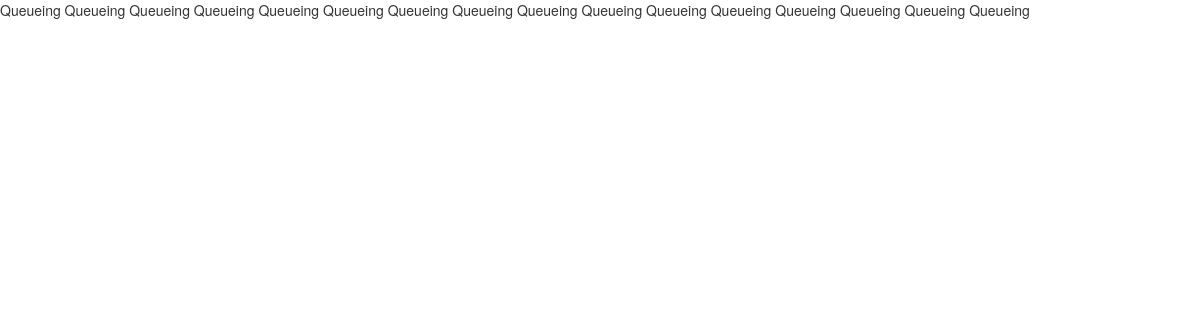
Page /Samples/modalshow.php?id=2 on the earlier database version.
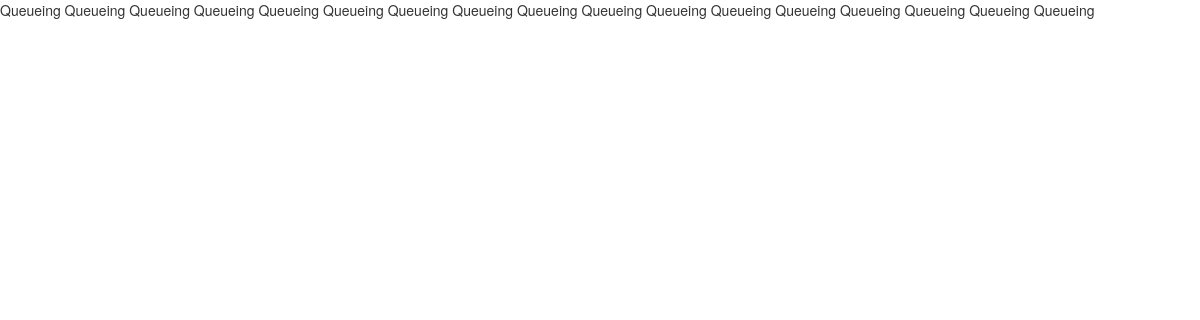
Same page on the later database version.
### tables this page shows
CREATE TABLE `orders` (
  `order_id` int(11) NOT NULL,
  `reservation_id` int(11) NOT NULL,
  `customer_id` int(11) NOT NULL,
  `restaurant_id` int(11) NOT NULL,
  `order_time` timestamp NULL DEFAULT CURRENT_TIMESTAMP,
  `order_status` varchar(255) DEFAULT NULL,
  `total_price` decimal(8,2) NOT NULL,
  `order_number` varchar(255) NOT NULL,
  `payment_id` varchar(255) NOT NULL,
  `hash` varchar(255) NOT NULL,
  `status` varchar(11) NOT NULL DEFAULT 'Queueing'
);

### Samples/modalshow.php (the view, shortened to what this page needs)
<!DOCTYPE html>
<html>
<head>
 <link rel="stylesheet" href="css/bootstrap.css" />
</head>
<body>
<?php
	$con = con();
	$id = $_GET['id'];
	$sql = "SELECT * FROM orders o, customers c WHERE o.customer_id = c.customer_id AND o.customer_id = '$id'";
	$stmt = $con->prepare($sql);
	$stmt->execute();
	$view = $stmt->fetchAll(PDO::FETCH_ASSOC);
	foreach ($view as $row) {
		echo $row['status'];
?>
	<?php } ?>
</body>
</html>

Differences in the rows shown:
added orders: status "Queueing"
